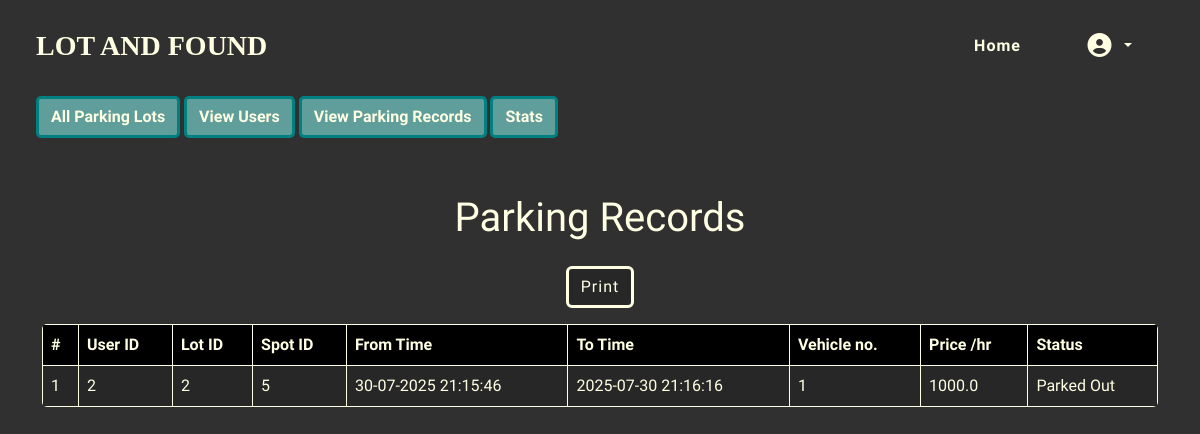
Before: /admin/view-parking-records (signed in) with the older database file.
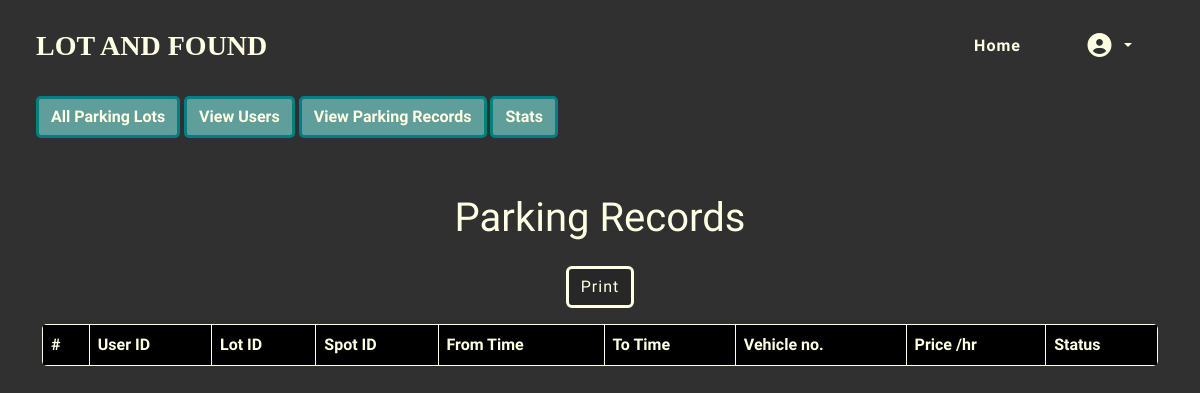
After: the same page with the newer database file.
### models.py (models this page shows)
class Reserve(db.Model):
    __tablename__ = 'reserve'
    reserve_id = db.Column(db.Integer, primary_key=True)
    user_id = db.Column(db.Integer, db.ForeignKey('user.user_id'), nullable=False)
    lot_id = db.Column(db.Integer, db.ForeignKey('lot.lot_id'), nullable=False)
    spot_id = db.Column(db.Integer, db.ForeignKey('spot.spot_id'), nullable=False)
    start_time = db.Column(db.DateTime,nullable=False, default=datetime.now)
    end_time = db.Column(db.DateTime, nullable=True)
    price_per_hr = db.Column(db.Double, nullable=False)
    vehicle_num = db.Column(db.String(15), nullable=False)
    is_ongoing = db.Column(db.Boolean, nullable = False, default = True)

### routes.py (the view)
@app.route('/admin/view-parking-records')
@admin_required
def admin_view_parking():
    records = Reserve.query.all()
    return render_template("admin/admin_summary.html", records = records)

### routes.py (called while the page is built)
def admin_required(func):
    @wraps(func)
    def inner(*args, **kwargs):
        if 'user_id' not in session:
            flash("Please login first","warning")
            return redirect(url_for('login'))
        user = User.query.get(session['user_id'])
        if not user:
            return redirect(url_for('logout'))
        if user.is_admin == False:
            flash("You are not allowed to access this page","warning")
            return redirect(url_for('home'))
        return func(*args, **kwargs)
    return inner

### templates/admin/admin_summary.html (shortened to what this page needs)
{% extends "base.html" %}
{% block content %}
{% include "admin/admin_nav.html" with context %}
<div class="container my-5">
<h1 class="display-6 my-display my-4">Parking Records</h1>
<button class="btn my-btn-alt d-flex justify-content-center m-3" style="justify-self: center;" onclick="window.print();">Print</button>
<table class="table my-table table-hover">
  <thead>
    <tr>
      <th scope="col">#</th>
      <th scope="col">User ID</th>
      <th scope="col">Lot ID</th>
      <th scope="col">Spot ID</th>
      <th scope="col">From Time</th>
      <th scope="col">To Time</th>
      <th scope="col">Vehicle no.</th>
      <th scope="col">Price /hr</th>
      <th scope="col">Status</th>
    </tr>
  </thead>
  <tbody>
    {% for record in records%}
    <tr>
      <td scope="row">{{record.reserve_id}}</td>
      <td>{{record.user_id}}</td>
      <td>{{record.lot_id}}</td>
      <td>{{record.spot_id}}</td>
      <td>{{record.start_time.strftime('%d-%m-%Y %H:%M:%S')}}</td>
      <td>
         {%if record.end_time == None %}
          Ongoing
        {% else %}
          {{record.end_time}}
        {% endif %}
      </td>
      <td>{{record.vehicle_num}}</td>
      <td>{{record.price_per_hr}}</td>
      <td>
        {%if record.is_ongoing %}
          Parked In
        {% else %}
          Parked Out
        {% endif %}
      </td>
    </tr>
   {% endfor %}
  </tbody>
</table>
</div>
{% endblock %}

### templates/base.html (shortened to what this page needs)
<!DOCTYPE html>
<html lang="en">
<head>
    <link href="https://cdn.jsdelivr.net/npm/bootstrap@5.3.7/dist/css/bootstrap.min.css" rel="stylesheet">
    <link rel="stylesheet" href="{{ url_for('static', filename='style.css') }}">
    <link rel="stylesheet" href="https://cdnjs.cloudflare.com/ajax/libs/font-awesome/7.0.0/css/all.min.css">
</head>
<body>
    <nav class="navv navbar navbar-expand-lg pt-3 pb-2 px-4 justify-content-between">
        <div class="container-fluid">
            <a class="navbar-brand fs-3 fw-bold mt-1" href="/">LOT AND FOUND</a>
            <div class="collapse navbar-collapse justify-content-between" id="navbarNav">
                <ul class="navbar-nav text-center mt-1">
                    {% if 'user_id' not in session %}
                    <li class="nav-item mx-2 my-1 ">
                        <a class="nav-link my-nav-link px-4 py-1 fs-6" href="{{url_for('login')}}">Login</a>
                    </li>
                    <li class="nav-item mx-2 my-1">
                        <a class="nav-link my-nav-link px-4 py-1 fs-6" href="{{url_for('sign_up')}}">Sign Up</a>
                    </li>
                    {% else %}
                    <li class="nav-item mx-2 my-1">
                        <a class="nav-link my-nav-link px-4 py-1 fs-6" aria-current="page" href="{{url_for('home')}}">Home</a>
                    </li>
                    <li class="nav-item dropdown mx-2 my-1">
                        <a class="nav-link my-nav-link dropdown-toggle px-4 py-1 fs-6" href="#" role="button" data-bs-toggle="dropdown" aria-expanded="false">
                            <i class="fas fa-circle-user fa-xl"></i>
                        </a>
                    </li>
                    {% endif %}
                </ul>
            </div>
        </div>
    </nav>
    {% block content %}
    {% endblock %}
</body>
</html>

### templates/admin/admin_nav.html
 <nav class="pt-3 pb-2 px-4 mb-3 my-nav ">
    <div class="container-fluid">
    <a class="btn my-btn" href="{{ url_for('admin') }}">All Parking Lots</a>
    <a class="btn my-btn" href="{{ url_for('view_users') }}">View Users</a>
    <a class="btn my-btn" href="{{ url_for('admin_view_parking') }}">View Parking Records</a>
    <a class="btn my-btn" href="{{ url_for('admin_stats') }}">Stats</a>
    </div>
</nav>

### static/style.css (style rules this page uses)
* { margin:0px; padding:0px; }
body { font-family: 'Reddit Sans Condensed'; background: #303030; min-height:100vh; color:#ffffe3; }
.my-display { font-family:'Jua'; justify-self: center; }
.navbar-brand { font-family:'Norwester'; color:#ffffe3; }
.my-nav-link { font-weight: bold; color:#ffffe3; border-radius: 5px; letter-spacing: 1px; transition: 0.3s; }
button { letter-spacing: 1px; }
.my-btn, .my-btn-alt:hover { color: #ffffe3; font-weight: bold; background-color: #5F9E9B; border-radius: 5px; border-color: #008080; border-width: 3px; }
.my-btn-alt,.my-btn:hover { background-color: #272727; color: #ffffe3; border-color: #ffffe3; border-width: 3px; }
a, a:visited { color: #ffffe3; text-decoration: none; }
.my-table th { background-color: #000000 !important; color: #ffffe3 !important; border: 1px solid #ffffe3 !important; border-width:1px !important; border-color: #ffffe3 !important; }
.my-table { border-radius: 5px; overflow: hidden; }

Changed rows visible on the page:
removed Reserve: reserve_id "1", user_id "2", lot_id "2", spot_id "5", start_time "30-07-2025 21:15:46", end_time "2025-07-30 21:16:16", vehicle_num "1", price_per_hr "1000.0", is_ongoing "Parked Out"
